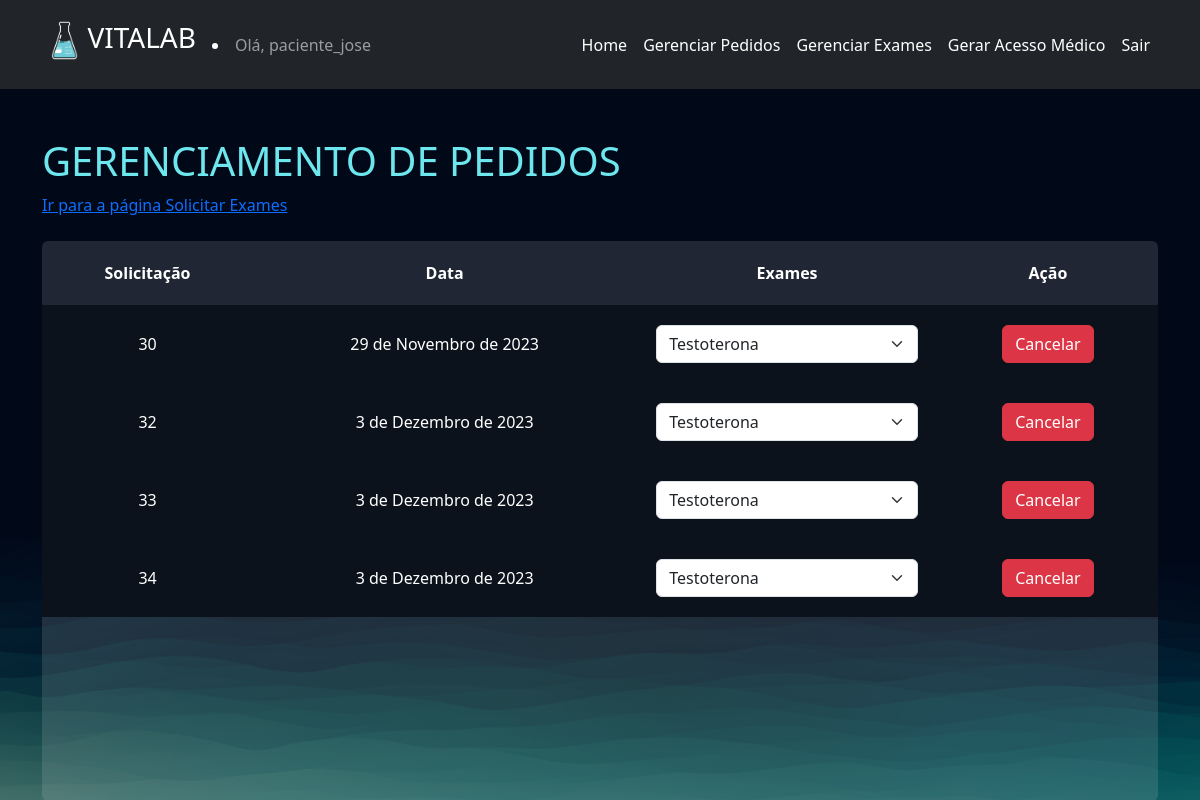
The page /exames/gerenciar_pedidos/ (signed in) on the database its author committed.
### exames/models.py (models this page shows, shortened)
class PedidosExames(models.Model):
	usuario = models.ForeignKey(User, on_delete=models.DO_NOTHING)
	exames = models.ManyToManyField(SolicitacaoExame)
	agendado = models.BooleanField(default=True)
	data = models.DateField()

### exames/views.py (the view)
# urls.py: path('gerenciar_pedidos/', views.gerenciar_pedidos, name="gerenciar_pedidos"),
@login_required
def gerenciar_pedidos(request):
    pedidos_exames = PedidosExames.objects.filter(usuario=request.user)
    return render(request, 'gerenciar_pedidos.html', {'pedidos_exames': pedidos_exames})

### exames/templates/gerenciar_pedidos.html (shortened to what this page needs)
{% extends "bases/base.html" %}
{% load static %}
{% block 'head' %}
    <link href="{% static 'exames/css/css.css' %}" rel="stylesheet">
    <link href="{% static 'exames/css/gerenciar_pedidos.css' %}" rel="stylesheet">
{% endblock 'head' %}
{% block 'conteudo' %}
    <br>
    <br>
    <div class="container">
        <div>
            <h3 class="font-destaque">GERENCIAMENTO DE PEDIDOS</h3>
        </div>
        <div>
            <a href="{% url 'solicitar_exames' %}" class="btn-custom">Ir para a página Solicitar Exames</a>
        </div>
        <br>
        <div class="card card-view">
            <table>
                <tr>
                  <th>Solicitação</th>
                  <th>Data</th>
                  <th>Exames</th>
                  <th>Ação</th>
                </tr>
                {% for pedidos in pedidos_exames %}
                    <tr class="linha-tabela">
                        <td>{{pedidos.id}}</td>
                        <td>{{pedidos.data}}</td>
                        <td>
                            <select class="form-select">
                                {% for exame in pedidos.exames.all %}
                                    <option style="color: black"  value="">{{exame.exame.nome}}</option>
                                {% endfor %}
                            </select>
                        </td>
                        <td>
                            <a href="{% url "cancelar_pedido" pedidos.id %}"  class="btn btn-danger {% if not pedidos.agendado %} disabled {% endif %}">Cancelar</a>
                        </td>
                    </tr>
                {% endfor %}
            </table>
        </div>
    </div>
{% endblock 'conteudo' %}

### templates/bases/base.html (shortened to what this page needs)
{% load static %}
<!doctype html>
<html lang="pt-BR">
<head>
<link href="https://cdn.jsdelivr.net/npm/bootstrap@5.3.1/dist/css/bootstrap.min.css" rel="stylesheet">
<link href="{% static 'geral/css/base.css' %}" rel="stylesheet">
{% block 'head' %}{% endblock %}
</head>
<body>
    {% if request.user.is_staff %}
    <nav class="navbar navbar-expand-lg navbar-dark bg-dark static-top">
        <div class="container">
          <a class="navbar-brand" href="#">
            <h3><img src="{% static 'geral/img/logo.png' %}" alt="..." height="55">VITALAB</h3>
          </a>
          <li class="nav-item"><span class="navbar-text"> Olá, {{request.user}}</span></li>
          <button class="navbar-toggler" type="button" data-bs-toggle="collapse" data-bs-target="#navbarSupportedContent" aria-controls="navbarSupportedContent" aria-expanded="false" aria-label="Toggle navigation">
            <span class="navbar-toggler-icon"></span>
          </button>
          <div class="collapse navbar-collapse" id="navbarSupportedContent">
            <ul class="navbar-nav ms-auto">
              <li class="nav-item">
                <a class="nav-link active" aria-current="page" href="{% url 'gerenciar_clientes' %}">Home</a>
              </li>
              <li class="nav-item">
                <a class="nav-link active" href="{% url 'logout' %}">Sair</a>
              </li>
             </ul>
          </div>
        </div>
      </nav>
      {% else %}
      <nav class="navbar navbar-expand-lg navbar-dark bg-dark static-top">
        <div class="container">
          <a class="navbar-brand" href="#">
            <h3><img src="{% static 'geral/img/logo.png' %}" alt="..." height="55">VITALAB</h3>
          </a>
          <li class="nav-item"><span class="navbar-text"> Olá, {{request.user}}</span></li>
          <div class="collapse navbar-collapse" id="navbarSupportedContent">
            <ul class="navbar-nav ms-auto">
              <li class="nav-item">
                <a class="nav-link active" aria-current="page" href="{% url 'solicitar_exames' %}">Home</a>
              </li>
              <li class="nav-item">
                <a class="nav-link active" href="{% url 'gerenciar_pedidos' %}">Gerenciar Pedidos</a>
              </li>
              <li class="nav-item">
                <a class="nav-link active" href="{% url 'gerenciar_exames' %}">Gerenciar Exames</a>
              </li>
              <li class="nav-item">
                <a class="nav-link active" href="{% url 'gerar_acesso_medico' %}">Gerar Acesso Médico</a>
              </li>
              <li class="nav-item">
                <a class="nav-link active" href="{% url 'logout' %}">Sair</a>
              </li>
             </ul>
          </div>
        </div>
      </nav>
  {% endif %}
{% block 'conteudo' %}{% endblock %}
</body>
</html>

### templates/static/geral/css/base.css (style rules this page uses)
:root { --main-color: #151C34; --dark-color: #0C121C ; --light-color: #6DE6EE; --contrast-color: #f4c96b; --differential-color: #066668; }
* { color: white }
.font-destaque { color: var(--light-color); font-size: 40px; }

### templates/static/exames/css/css.css (style rules this page uses)
body { background-image: url('/static/geral/img/bg2.png'); background-size: cover; }
.card { background-color: rgba(217, 217, 217, .14); color: white; padding: 15px; }

### templates/static/exames/css/gerenciar_pedidos.css (style rules this page uses)
.linha-tabela { background-color: var(--dark-color); height: 20px; }
td, th { padding: 20px; }
.card-view { text-align: center; padding: 0; border: none; height: 70vh; }

### rows shown on the page
PedidosExames: id "30", data "29 de Novembro de 2023"
PedidosExames: id "32", data "3 de Dezembro de 2023"
PedidosExames: id "33", data "3 de Dezembro de 2023"
PedidosExames: id "34", data "3 de Dezembro de 2023"

### other values the page prints
{{ request.user }} "paciente_jose"
form field value "Testoterona"
